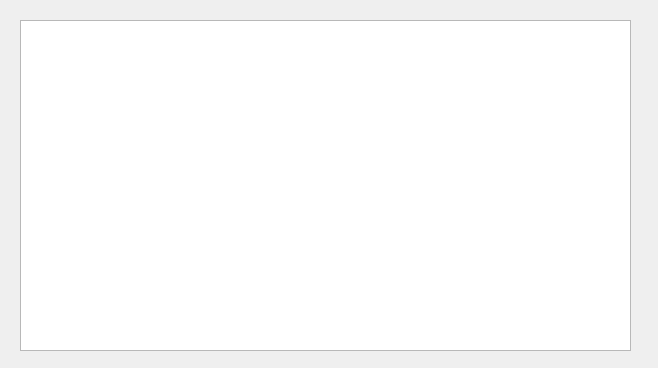
<?xml version="1.0" encoding="UTF-8"?>
<ui version="4.0">
 <class>AUTODEEPCONSO</class>
 <widget class="QWidget" name="AUTODEEPCONSO">
  <property name="geometry">
   <rect>
    <x>0</x>
    <y>0</y>
    <width>658</width>
    <height>368</height>
   </rect>
  </property>
  <property name="sizePolicy">
   <sizepolicy hsizetype="Fixed" vsizetype="Fixed">
    <horstretch>0</horstretch>
    <verstretch>0</verstretch>
   </sizepolicy>
  </property>
  <property name="windowTitle">
   <string>Form</string>
  </property>
  <widget class="QPlainTextEdit" name="CONSOLE">
   <property name="geometry">
    <rect>
     <x>20</x>
     <y>20</y>
     <width>611</width>
     <height>331</height>
    </rect>
   </property>
   <property name="sizePolicy">
    <sizepolicy hsizetype="Fixed" vsizetype="Fixed">
     <horstretch>0</horstretch>
     <verstretch>0</verstretch>
    </sizepolicy>
   </property>
  </widget>
 </widget>
 <resources/>
 <connections/>
</ui>
